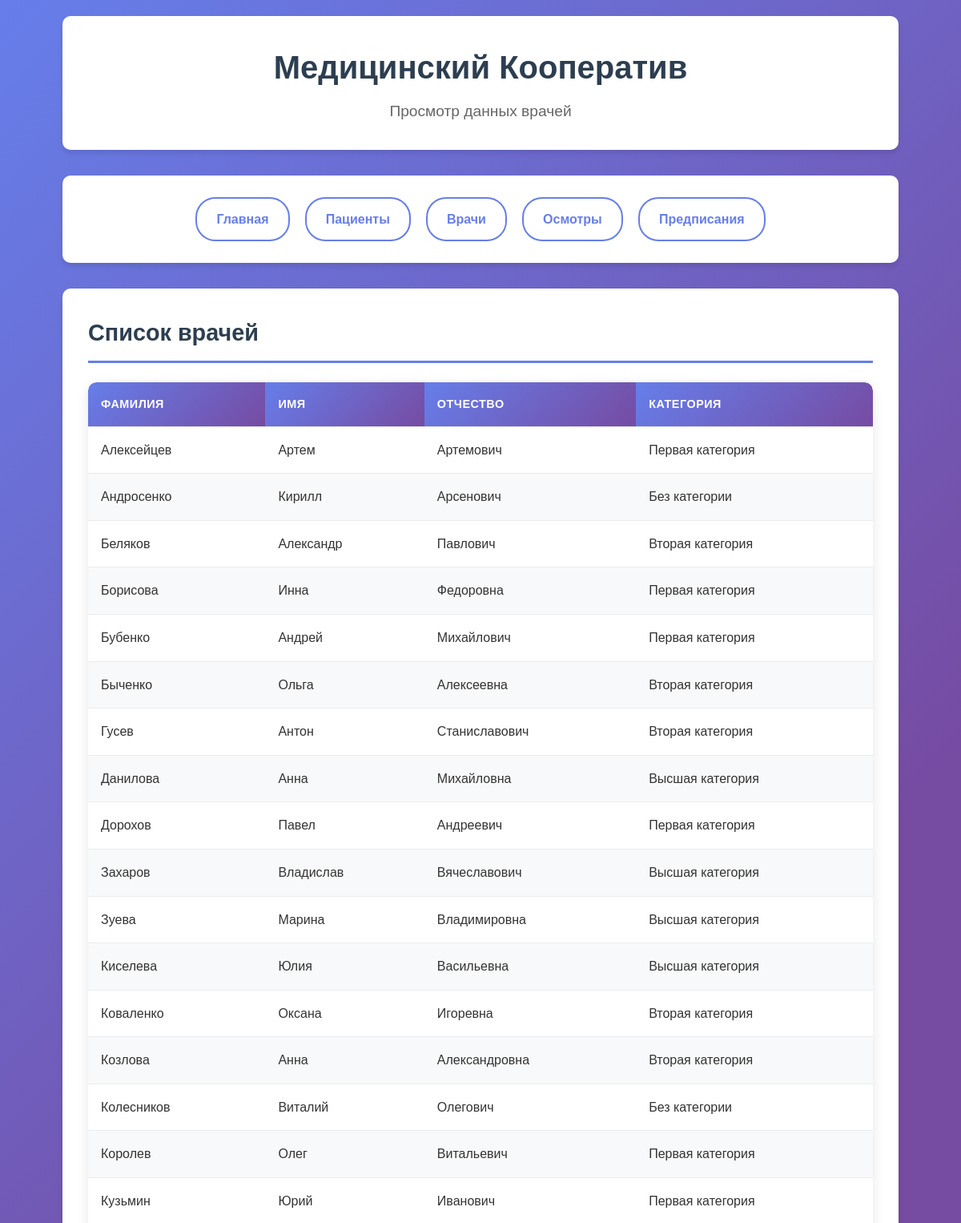
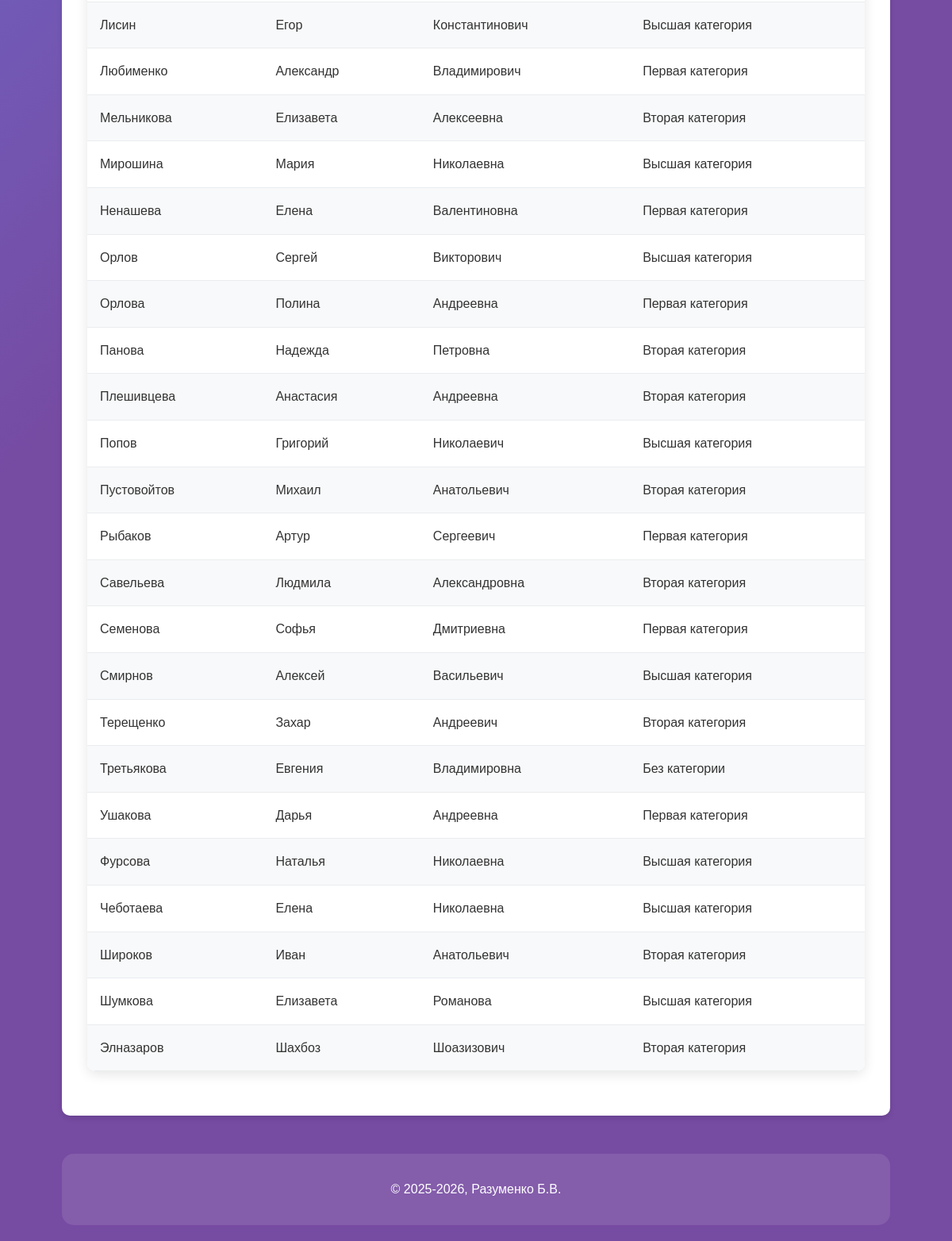
The app's page /doctors.php with its own data (2 pictures, top to bottom).
### tables this page shows
CREATE TABLE `Doctor` (
  `IND` int(11) UNSIGNED NOT NULL,
  `Surname` varchar(255) NOT NULL,
  `Name` varchar(255) NOT NULL,
  `Patronymic` varchar(255) NOT NULL,
  `Category` int(11) UNSIGNED DEFAULT NULL
);

CREATE TABLE `Category` (
  `IND` int(11) UNSIGNED NOT NULL,
  `Naiming` varchar(255) NOT NULL
);

### doctors.php (the view, shortened to what this page needs)
<?php
try {
    $conn = new mysqli("localhost", "root", "", "med_coop");
    $db_error = $conn->connect_error;
} catch (mysqli_sql_exception $e) {
    $db_error = true;
}
?>
<!DOCTYPE html>
<html lang="ru">
<head>
    <link rel="stylesheet" href="style.css?v=<?php echo time(); ?>">
</head>
<body>
    <div class="container">
        <header class="header">
            <h1>Медицинский Кооператив</h1>
            <p>Просмотр данных врачей</p>
        </header>
        <nav class="nav-menu">
            <ul class="main-nav">
                <li><a href="index.php">Главная</a></li>
                <li><a href="patients.php">Пациенты</a></li>
                <li><a href="doctors.php" class="nav-active">Врачи</a></li>
                <li><a href="checkups.php">Осмотры</a></li>
                <li><a href="prescriptions.php">Предписания</a></li>
            </ul>
        </nav>
        <?php if ($db_error): ?>
        <section class="content-section">
            <div class="alert alert-danger">
                <h3>Ошибка подключения к базе данных!</h3>
                <p>База данных не найдена или недоступна. Пожалуйста, установите базу данных.</p>
                <div style="margin-top: 15px;">
                    <a href="install.php" class="btn" style="background: #28a745; color: white; padding: 10px 20px; text-decoration: none; border-radius: 5px;">
                        Установить базу данных
                    </a>
                </div>
            </div>
        </section>
        <?php else: ?>
        <section class="content-section">
            <h2>Список врачей</h2>
            <div class="table-container">
                <table class="data-table">
                    <thead>
                        <tr>
                            <th>Фамилия</th>
                            <th>Имя</th>
                            <th>Отчество</th>
                            <th>Категория</th>
                        </tr>
                    </thead>
                    <tbody>
                        <?php
                        $sql = "SELECT d.*, c.Naiming as CategoryName
                               FROM Doctor d
                               LEFT JOIN Category c ON d.Category = c.IND
                               ORDER BY d.Surname, d.Name";
                        $result = $conn->query($sql);
                        if ($result->num_rows > 0) {
                            while($row = $result->fetch_assoc()) {
                                if (!empty($row['CategoryName'])) {
                                    $category = $row['CategoryName'];
                                } else {
                                     $category = 'Без категории';
                                }
                                echo "<tr>
                                    <td>{$row['Surname']}</td>
                                    <td>{$row['Name']}</td>
                                    <td>{$row['Patronymic']}</td>
                                    <td>{$category}</td>
                                </tr>";
                            }
                        } else {
                            echo "<tr><td colspan='4' class='no-data'>Нет данных о врачах</td></tr>";
                        }
                        ?>
                    </tbody>
                </table>
            </div>
        </section>
        <?php endif; ?>
        <footer class="footer">
            <p>© 2025-2026, Разуменко Б.В.</p>
        </footer>
    </div>
</body>
</html>

### style.css (style rules this page uses)
* { margin: 0; padding: 0; box-sizing: border-box; }
body { font-family: 'Arial', sans-serif; line-height: 1.6; background: linear-gradient(135deg, #667eea 0%, #764ba2 50%); background-attachment: fixed; color: #333; min-height: 100vh; padding: 20px; }
.container { width: 90%; max-width: 1400px; margin: 0 auto; }
.header { background: white; padding: 2rem; text-align: center; border-radius: 10px; margin-bottom: 2rem; box-shadow: 0 4px 6px rgba(0,0,0,0.1); }
.header h1 { font-size: 2.5rem; margin-bottom: 0.5rem; color: #2c3e50; }
.header p { font-size: 1.2rem; color: #666; }
.nav-menu { background: white; padding: 1.5rem; border-radius: 10px; margin-bottom: 2rem; box-shadow: 0 4px 6px rgba(0,0,0,0.1); }
.main-nav { list-style: none; display: flex; flex-wrap: wrap; gap: 0.8rem; justify-content: center; }
.main-nav li { margin: 0.2rem; }
.main-nav a { text-decoration: none; color: #667eea; padding: 0.8rem 1.5rem; border: 2px solid #667eea; border-radius: 25px; font-weight: 600; background: white; display: block; transition: all 0.2s ease; }
.nav-active { background: #667eea; color: white; }
.content-section { background: white; padding: 2rem; border-radius: 10px; margin-bottom: 2rem; box-shadow: 0 4px 6px rgba(0,0,0,0.1); }
.content-section h2 { color: #2c3e50; margin-bottom: 1.5rem; border-bottom: 3px solid #667eea; padding-bottom: 0.7rem; font-size: 1.8rem; }
.table-container { overflow-x: auto; margin: 1.5rem 0; border-radius: 10px; box-shadow: 0 4px 15px rgba(0,0,0,0.1); }
.data-table { width: 100%; border-collapse: collapse; background: white; border-radius: 10px; overflow: hidden; }
.data-table th, .data-table td { padding: 1rem; text-align: left; border-bottom: 1px solid #e9ecef; }
.data-table th { background: linear-gradient(135deg, #667eea 0%, #764ba2 100%); color: white; font-weight: 600; font-size: 0.9rem; text-transform: uppercase; letter-spacing: 0.5px; }
.data-table tr:nth-child(even) { background-color: #f8f9fa; }
.footer { text-align: center; margin-top: 3rem; padding: 2rem; color: white; background: rgba(255, 255, 255, 0.1); border-radius: 15px; }

### records on screen
doctor: Surname "Алексейцев", Name "Артем", Patronymic "Артемович", category.Naiming "Первая категория"
doctor: Surname "Андросенко", Name "Кирилл", Patronymic "Арсенович", category "Без категории"
doctor: Surname "Беляков", Name "Александр", Patronymic "Павлович", category.Naiming "Вторая категория"
doctor: Surname "Борисова", Name "Инна", Patronymic "Федоровна", category.Naiming "Первая категория"
doctor: Surname "Бубенко", Name "Андрей", Patronymic "Михайлович", category.Naiming "Первая категория"
doctor: Surname "Быченко", Name "Ольга", Patronymic "Алексеевна", category.Naiming "Вторая категория"
doctor: Surname "Гусев", Name "Антон", Patronymic "Станиславович", category.Naiming "Вторая категория"
doctor: Surname "Данилова", Name "Анна", Patronymic "Михайловна", category.Naiming "Высшая категория"
doctor: Surname "Дорохов", Name "Павел", Patronymic "Андреевич", category.Naiming "Первая категория"
doctor: Surname "Захаров", Name "Владислав", Patronymic "Вячеславович", category.Naiming "Высшая категория"
doctor: Surname "Зуева", Name "Марина", Patronymic "Владимировна", category.Naiming "Высшая категория"
doctor: Surname "Киселева", Name "Юлия", Patronymic "Васильевна", category.Naiming "Высшая категория"
doctor: Surname "Коваленко", Name "Оксана", Patronymic "Игоревна", category.Naiming "Вторая категория"
doctor: Surname "Козлова", Name "Анна", Patronymic "Александровна", category.Naiming "Вторая категория"
doctor: Surname "Колесников", Name "Виталий", Patronymic "Олегович", category "Без категории"
doctor: Surname "Королев", Name "Олег", Patronymic "Витальевич", category.Naiming "Первая категория"
doctor: Surname "Кузьмин", Name "Юрий", Patronymic "Иванович", category.Naiming "Первая категория"
doctor: Surname "Лисин", Name "Егор", Patronymic "Константинович", category.Naiming "Высшая категория"
doctor: Surname "Любименко", Name "Александр", Patronymic "Владимирович", category.Naiming "Первая категория"
doctor: Surname "Мельникова", Name "Елизавета", Patronymic "Алексеевна", category.Naiming "Вторая категория"
doctor: Surname "Мирошина", Name "Мария", Patronymic "Николаевна", category.Naiming "Высшая категория"
doctor: Surname "Ненашева", Name "Елена", Patronymic "Валентиновна", category.Naiming "Первая категория"
doctor: Surname "Орлов", Name "Сергей", Patronymic "Викторович", category.Naiming "Высшая категория"
doctor: Surname "Орлова", Name "Полина", Patronymic "Андреевна", category.Naiming "Первая категория"
doctor: Surname "Панова", Name "Надежда", Patronymic "Петровна", category.Naiming "Вторая категория"
doctor: Surname "Плешивцева", Name "Анастасия", Patronymic "Андреевна", category.Naiming "Вторая категория"
doctor: Surname "Попов", Name "Григорий", Patronymic "Николаевич", category.Naiming "Высшая категория"
doctor: Surname "Пустовойтов", Name "Михаил", Patronymic "Анатольевич", category.Naiming "Вторая категория"
doctor: Surname "Рыбаков", Name "Артур", Patronymic "Сергеевич", category.Naiming "Первая категория"
doctor: Surname "Савельева", Name "Людмила", Patronymic "Александровна", category.Naiming "Вторая категория"
doctor: Surname "Семенова", Name "Софья", Patronymic "Дмитриевна", category.Naiming "Первая категория"
doctor: Surname "Смирнов", Name "Алексей", Patronymic "Васильевич", category.Naiming "Высшая категория"
doctor: Surname "Терещенко", Name "Захар", Patronymic "Андреевич", category.Naiming "Вторая категория"
doctor: Surname "Третьякова", Name "Евгения", Patronymic "Владимировна", category "Без категории"
doctor: Surname "Ушакова", Name "Дарья", Patronymic "Андреевна", category.Naiming "Первая категория"
doctor: Surname "Фурсова", Name "Наталья", Patronymic "Николаевна", category.Naiming "Высшая категория"
doctor: Surname "Чеботаева", Name "Елена", Patronymic "Николаевна", category.Naiming "Высшая категория"
doctor: Surname "Широков", Name "Иван", Patronymic "Анатольевич", category.Naiming "Вторая категория"
doctor: Surname "Шумкова", Name "Елизавета", Patronymic "Романова", category.Naiming "Высшая категория"
doctor: Surname "Элназаров", Name "Шахбоз", Patronymic "Шоазизович", category.Naiming "Вторая категория"
